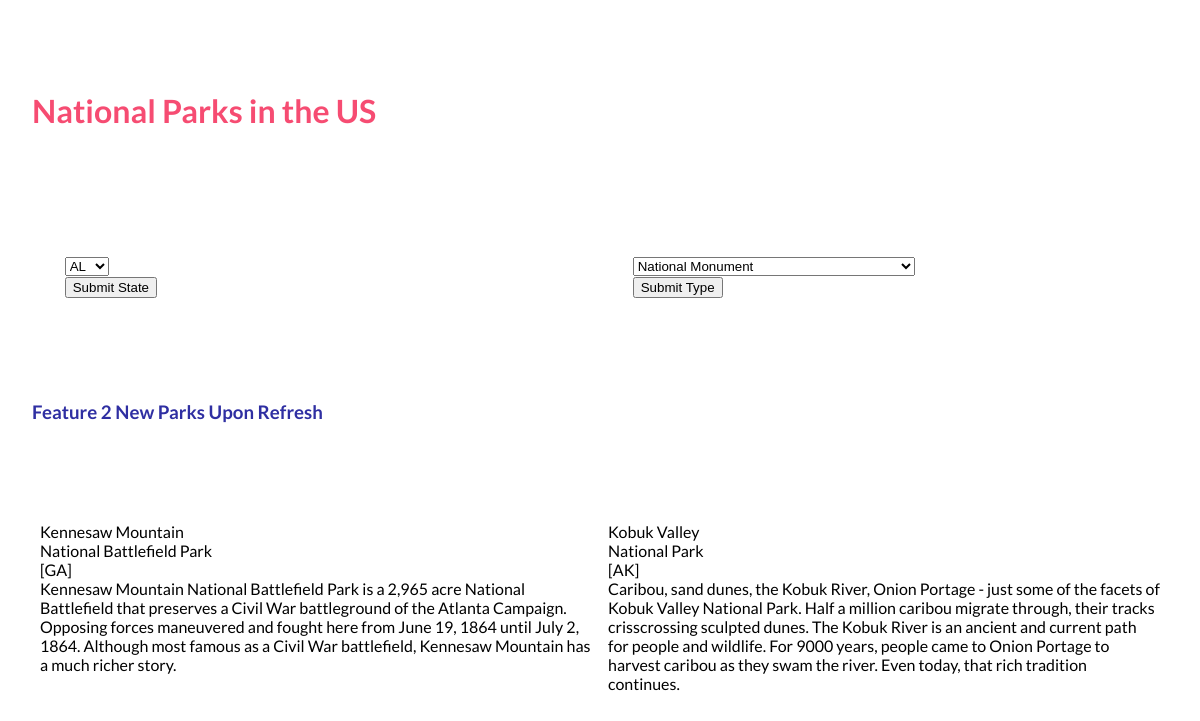
The page / on the database its author committed.
### SI507project_tool_app.py (models this page shows)
class Park(db.Model):
    __tablename__ = 'PARK'
    park_id = db.Column(db.Integer, primary_key=True)
    name = db.Column(db.String(240), nullable=False)
    descrip = db.Column(db.String)
    type_id = db.Column(db.Integer, db.ForeignKey('TYPE.id'))
    parkType = db.relationship('Type', backref='parks', lazy=True)
    states = db.relationship('State', secondary = Park_State, lazy='subquery',
    backref=db.backref('parks',lazy=True))
    def __str__(self):
        return f'\n{self.name}\n{self.parkType}\n{self.states}\n{self.descrip}'

class Type(db.Model):
    __tablename__ = 'TYPE'
    id = db.Column(db.Integer, primary_key=True)
    name = db.Column(db.String(250),nullable=True)
    def __str__(self):
        return f'{self.name}'
    def __len__(self):
        return len(self.name)

class State(db.Model):
    __tablename__ = 'STATE'
    id = db.Column(db.Integer, primary_key=True)
    name = db.Column(db.String(120),unique=True, nullable=True)
    print(type(name))
    def __repr__(self):
        return f'{self.name}'

### SI507project_tool_app.py (the view)
@app.route('/', methods=['GET'])
def all_parks():
    sf = StateForm()
    sf.select_state.choices = [(s.id, s.name) for s in State.query.all()]
    tf = TypeForm()
    for t in Type.query.all():
        if len(t)==0:
            pass
        else:
            tf.select_type.choices += [(t.id, t.name)]
    qParks = Park.query.all()
    random.shuffle(qParks)
    de = collections.deque(maxlen=5)
    for i in qParks:
        de.append(i)
    qParks = Park.query.all()
    return render_template('main.html', statef = sf, typef = tf, feature=de)

### SI507project_tool_app.py
class StateForm(FlaskForm):
    select_state = SelectField('state', choices=[])

class TypeForm(FlaskForm):
    select_type = SelectField('type', choices=[])

### templates/main.html (shortened to what this page needs)
<!DOCTYPE html>
<html lang="en" dir="ltr">
  <head>
  </head>
  <body>
    <h1>National Parks in the US</h1>
    <div class="results">
      <form id='state' action="" method="get">
        {{statef.select_state}}
        <input type="submit" name="submit_state" value="Submit State">
      </form>
      <form id='type' action="" method="get">
        {{typef.select_type}}
        <input type="submit" name="submit_type" value="Submit Type">
      </form>
    </div>
    <h3>Feature 2 New Parks Upon Refresh</h3>
    <div class="results">
      <p>{{feature.pop()}}</p>
      <p>{{feature.popleft()}}</p>
    </div>
  </body>
</html>

### templates/main.html (style rules this page uses)
body { font-family: 'Lato', sans-serif; margin:2rem; white-space:pre-wrap; }
.results { display: grid; grid-gap: 1rem; padding: 0.5rem; grid-template-columns: repeat(auto-fit, minmax(400px,1fr)); }
h1 { color:#F64C72; }
h3 { color:#2F2FA2; }

### rows shown on the page
Park: pop "Kennesaw Mountain National Battlefield Park [GA] Kennesaw Mountain National Battlefield Park is a 2,965 acre National Battlefield that preserves a Civil War battleground of the Atlanta Campaign. Opposing forces maneuvered and fought here from June 19, 1864 until July 2, 1864. Although most famous as a Civil War battlefield, Kennesaw Mountain has a much richer story."
Park: popleft "Kobuk Valley National Park [AK] Caribou, sand dunes, the Kobuk River, Onion Portage - just some of the facets of Kobuk Valley National Park. Half a million caribou migrate through, their tracks crisscrossing sculpted dunes. The Kobuk River is an ancient and current path for people and wildlife. For 9000 years, people came to Onion Portage to harvest caribou as they swam the river. Even today, that rich tradition continues."
